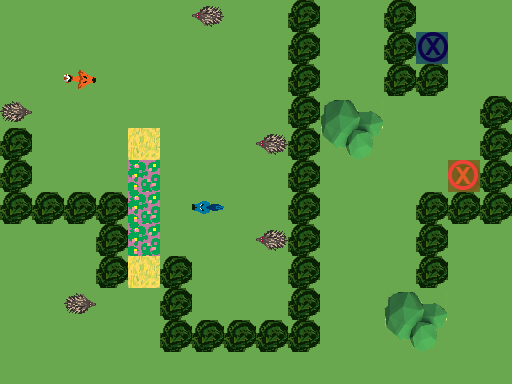

The image is a tile-based game level rendered from a .tmx file. Its description and complete source (layers, tilesets, objects, tile grids) follow:
An orthogonal 16x12 tile map with 32x32 px tiles, 3 tile layers (Ground, Obstacles, Objects), 1 hidden layer not drawn.

<map version="1.0" orientation="orthogonal" renderorder="right-down" width="16" height="12" tilewidth="32" tileheight="32" nextobjectid="1">
 <tileset firstgid="1" name="TilesetPlaceholder" tilewidth="32" tileheight="32" tilecount="240" columns="10">
  <image source="../../Tileset.png" width="320" height="768" />
 </tileset>
 <layer name="Ground" width="16" height="12">
  <data encoding="csv">
1,1,1,1,1,1,1,1,1,1,1,1,1,1,1,1,
1,1,1,1,1,1,1,1,1,1,1,1,1,1,1,1,
1,1,1,1,1,1,1,1,1,1,1,1,1,1,1,1,
1,1,1,1,1,1,1,1,1,1,1,1,1,1,1,1,
1,1,1,1,2,1,1,1,1,1,1,1,1,1,1,1,
1,1,1,1,3,1,1,1,1,1,1,1,1,1,1,1,
1,1,1,1,3,1,1,1,1,1,1,1,1,1,1,1,
1,1,1,1,3,1,1,1,1,1,1,1,1,1,1,1,
1,1,1,1,2,1,1,1,1,1,1,1,1,1,1,1,
1,1,1,1,1,1,1,1,1,1,1,1,1,1,1,1,
1,1,1,1,1,1,1,1,1,1,1,1,1,1,1,1,
1,1,1,1,1,1,1,1,1,1,1,1,1,1,1,1
</data>
 </layer>
 <layer name="Obstacles" width="16" height="12">
  <data encoding="csv">
0,0,0,0,0,0,0,0,0,42,0,0,42,0,0,0,
0,0,0,0,0,0,0,0,0,42,0,0,42,0,0,0,
0,0,0,0,0,0,0,0,0,42,0,0,42,42,0,0,
0,0,0,0,0,0,0,0,0,42,64,65,0,0,0,42,
42,0,0,0,0,0,0,0,0,42,74,75,0,0,0,42,
42,0,0,0,0,0,0,0,0,42,0,0,0,0,0,42,
42,42,42,0,0,0,0,0,0,42,0,0,0,42,42,42,
0,0,0,0,0,0,0,0,0,42,0,0,0,42,0,0,
0,0,0,0,0,0,0,0,0,42,0,0,0,42,0,0,
0,0,0,0,0,0,0,0,0,42,0,0,64,65,0,0,
0,0,0,0,0,0,0,0,42,42,0,0,74,75,0,0,
0,0,0,0,0,0,0,0,0,0,0,0,0,0,0,0
</data>
 </layer>
 <layer name="Objects" width="16" height="12">
  <data encoding="csv">
0,0,0,0,0,0,1610612877,0,0,0,0,0,0,0,0,0,
0,0,0,0,0,0,0,0,0,0,0,0,0,182,0,0,
0,0,2684354751,0,0,0,0,0,0,0,0,0,0,0,0,0,
2684354701,0,0,0,0,0,0,0,0,0,0,0,0,0,0,0,
0,0,0,0,0,0,0,0,1610612877,0,0,0,0,0,0,0,
0,0,0,0,0,0,0,0,0,0,0,0,0,0,181,0,
0,0,0,42,0,0,1610612928,0,0,0,0,0,0,0,0,0,
0,0,0,42,0,0,0,0,1610612877,0,0,0,0,0,0,0,
0,0,0,42,0,42,0,0,0,0,0,0,0,0,0,0,
0,0,2684354701,0,0,42,0,0,0,0,0,0,0,0,0,0,
0,0,0,0,0,42,42,42,0,0,0,0,0,0,0,0,
0,0,0,0,0,0,0,0,0,0,0,0,0,0,0,0
</data>
 </layer>
 <layer name="Solution" width="16" height="12" visible="0">
  <data encoding="csv">
0,0,0,0,0,0,0,0,0,0,0,0,0,0,0,0,
0,0,0,0,0,0,0,0,0,0,0,0,0,0,0,0,
0,0,0,222,222,0,0,0,0,0,0,0,0,0,0,0,
0,0,0,0,222,0,0,0,0,0,0,0,233,233,0,0,
0,0,0,0,0,0,0,0,0,0,0,0,0,233,0,0,
0,223,223,223,223,0,0,0,0,0,233,233,233,233,0,0,
0,0,0,0,223,222,0,0,0,0,233,0,0,0,0,0,
0,0,0,0,223,0,0,0,0,0,233,0,0,0,0,0,
0,0,0,0,0,0,0,0,0,0,233,0,0,0,0,0,
0,0,0,0,232,0,0,0,0,0,233,0,0,0,0,0,
0,0,0,0,233,0,0,0,0,0,233,0,0,0,0,0,
0,0,0,0,233,233,233,233,233,233,233,0,0,0,0,0
</data>
 </layer>
</map>
